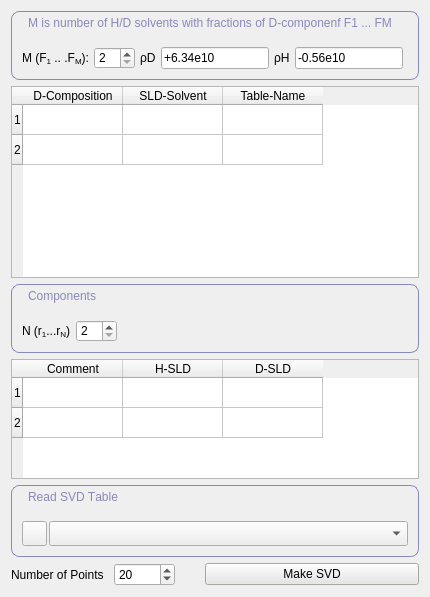
     <widget class="QWidget" name="tabWidget20Page1">
      <attribute name="title">
       <string/>
      </attribute>
      <layout class="QVBoxLayout" name="verticalLayout">
       <item>
        <widget class="QGroupBox" name="buttonGroupHD">
         <property name="sizePolicy">
          <sizepolicy hsizetype="Expanding" vsizetype="Fixed">
           <horstretch>0</horstretch>
           <verstretch>0</verstretch>
          </sizepolicy>
         </property>
         <property name="minimumSize">
          <size>
           <width>0</width>
           <height>0</height>
          </size>
         </property>
         <property name="maximumSize">
          <size>
           <width>16777215</width>
           <height>280</height>
          </size>
         </property>
         <property name="font">
          <font>
           <weight>50</weight>
           <bold>false</bold>
           <underline>false</underline>
           <stylestrategy>PreferDefault</stylestrategy>
           <kerning>false</kerning>
          </font>
         </property>
         <property name="autoFillBackground">
          <bool>false</bool>
         </property>
         <property name="styleSheet">
          <string notr="true"> QGroupBox::title { 
    color: rgb(137, 137, 183);
    background-color: transparent;
     subcontrol-position: top left; /* position at the top left*/ 
     padding:5 15px;
 } 
QGroupBox {border: 1px solid rgb(137, 137, 183); border-radius: 8px;}</string>
         </property>
         <property name="inputMethodHints">
          <set>Qt::ImhNone</set>
         </property>
         <property name="title">
          <string>M is number of H/D solvents with fractions of D-componenf F1 ... FM</string>
         </property>
         <property name="flat">
          <bool>true</bool>
         </property>
         <property name="checkable">
          <bool>false</bool>
         </property>
         <property name="checked">
          <bool>false</bool>
         </property>
         <layout class="QHBoxLayout" name="horizontalLayout_18">
          <property name="spacing">
           <number>5</number>
          </property>
          <property name="leftMargin">
           <number>10</number>
          </property>
          <property name="topMargin">
           <number>35</number>
          </property>
          <property name="rightMargin">
           <number>10</number>
          </property>
          <property name="bottomMargin">
           <number>10</number>
          </property>
          <item>
           <widget class="QLabel" name="textLabelM">
            <property name="sizePolicy">
             <sizepolicy hsizetype="Fixed" vsizetype="Preferred">
              <horstretch>0</horstretch>
              <verstretch>0</verstretch>
             </sizepolicy>
            </property>
            <property name="text">
             <string>&lt;html&gt;&lt;head/&gt;&lt;body&gt;&lt;p&gt;M (&lt;span style=&quot; font-family:'Symbol';&quot;&gt;F&lt;/span&gt;&lt;span style=&quot; font-family:'Symbol'; vertical-align:sub;&quot;&gt;1&lt;/span&gt;&lt;span style=&quot; font-family:'Symbol';&quot;&gt; .. .F&lt;/span&gt;&lt;span style=&quot; font-family:'Symbol'; vertical-align:sub;&quot;&gt;M&lt;/span&gt;):&lt;/p&gt;&lt;/body&gt;&lt;/html&gt;</string>
            </property>
            <property name="wordWrap">
             <bool>false</bool>
            </property>
           </widget>
          </item>
          <item>
           <widget class="QSpinBox" name="spinBoxMsvd">
            <property name="toolTip">
             <string>Number of H/D compositions</string>
            </property>
            <property name="minimum">
             <number>2</number>
            </property>
            <property name="maximum">
             <number>20</number>
            </property>
            <property name="value">
             <number>2</number>
            </property>
           </widget>
          </item>
          <item>
           <widget class="QLabel" name="textLabelRhoD">
            <property name="sizePolicy">
             <sizepolicy hsizetype="Fixed" vsizetype="Preferred">
              <horstretch>0</horstretch>
              <verstretch>0</verstretch>
             </sizepolicy>
            </property>
            <property name="text">
             <string>ρD</string>
            </property>
            <property name="wordWrap">
             <bool>false</bool>
            </property>
           </widget>
          </item>
          <item>
           <widget class="QLineEdit" name="lineEditRhoD">
            <property name="toolTip">
             <string>SLD of Deuterated Solvent</string>
            </property>
            <property name="text">
             <string>+6.34e10</string>
            </property>
           </widget>
          </item>
          <item>
           <widget class="QLabel" name="textLabelRhoH">
            <property name="sizePolicy">
             <sizepolicy hsizetype="Fixed" vsizetype="Preferred">
              <horstretch>0</horstretch>
              <verstretch>0</verstretch>
             </sizepolicy>
            </property>
            <property name="text">
             <string>ρH</string>
            </property>
            <property name="wordWrap">
             <bool>false</bool>
            </property>
           </widget>
          </item>
          <item>
           <widget class="QLineEdit" name="lineEditRhoH">
            <property name="toolTip">
             <string>SLD of Protonated Solvent</string>
            </property>
            <property name="text">
             <string>-0.56e10</string>
            </property>
           </widget>
          </item>
          <item>
           <spacer name="spacerHD">
            <property name="orientation">
             <enum>Qt::Horizontal</enum>
            </property>
            <property name="sizeType">
             <enum>QSizePolicy::Expanding</enum>
            </property>
            <property name="sizeHint" stdset="0">
             <size>
              <width>5</width>
              <height>1</height>
             </size>
            </property>
           </spacer>
          </item>
         </layout>
        </widget>
       </item>
       <item>
        <widget class="QTableWidget" name="tableMsvd">
         <property name="sizePolicy">
          <sizepolicy hsizetype="Expanding" vsizetype="Expanding">
           <horstretch>0</horstretch>
           <verstretch>0</verstretch>
          </sizepolicy>
         </property>
         <row>
          <property name="text">
           <string>1</string>
          </property>
         </row>
         <row>
          <property name="text">
           <string>2</string>
          </property>
         </row>
         <column>
          <property name="text">
           <string>D-Composition</string>
          </property>
         </column>
         <column>
          <property name="text">
           <string>SLD-Solvent</string>
          </property>
         </column>
         <column>
          <property name="text">
           <string>Table-Name</string>
          </property>
         </column>
        </widget>
       </item>
       <item>
        <widget class="QGroupBox" name="buttonGroupSLDcomponent">
         <property name="sizePolicy">
          <sizepolicy hsizetype="Expanding" vsizetype="Minimum">
           <horstretch>0</horstretch>
           <verstretch>0</verstretch>
          </sizepolicy>
         </property>
         <property name="minimumSize">
          <size>
           <width>0</width>
           <height>0</height>
          </size>
         </property>
         <property name="maximumSize">
          <size>
           <width>16777215</width>
           <height>350</height>
          </size>
         </property>
         <property name="font">
          <font>
           <weight>50</weight>
           <bold>false</bold>
           <underline>false</underline>
           <stylestrategy>PreferDefault</stylestrategy>
           <kerning>false</kerning>
          </font>
         </property>
         <property name="autoFillBackground">
          <bool>false</bool>
         </property>
         <property name="styleSheet">
          <string notr="true"> QGroupBox::title { 
color: rgb(137, 137, 183);
    background-color: transparent;
     subcontrol-position: top left; /* position at the top left*/ 
     padding:5 15px;
 } 
QGroupBox {border: 1px solid rgb(137, 137, 183); border-radius: 8px;}</string>
         </property>
         <property name="inputMethodHints">
          <set>Qt::ImhNone</set>
         </property>
         <property name="title">
          <string>Components</string>
         </property>
         <property name="flat">
          <bool>true</bool>
         </property>
         <property name="checkable">
          <bool>false</bool>
         </property>
         <property name="checked">
          <bool>false</bool>
         </property>
         <layout class="QHBoxLayout" name="horizontalLayout_19">
          <property name="spacing">
           <number>5</number>
          </property>
          <property name="leftMargin">
           <number>10</number>
          </property>
          <property name="topMargin">
           <number>35</number>
          </property>
          <property name="rightMargin">
           <number>10</number>
          </property>
          <property name="bottomMargin">
           <number>10</number>
          </property>
          <item>
           <widget class="QLabel" name="textLabelN">
            <property name="text">
             <string>&lt;html&gt;&lt;head/&gt;&lt;body&gt;&lt;p&gt;N (&lt;span style=&quot; font-family:'Symbol';&quot;&gt;r&lt;/span&gt;&lt;span style=&quot; font-family:'Symbol'; vertical-align:sub;&quot;&gt;1&lt;/span&gt;&lt;span style=&quot; font-family:'Symbol';&quot;&gt;...r&lt;/span&gt;&lt;span style=&quot; font-family:'Symbol'; vertical-align:sub;&quot;&gt;N&lt;/span&gt;)&lt;/p&gt;&lt;/body&gt;&lt;/html&gt;</string>
            </property>
            <property name="wordWrap">
             <bool>false</bool>
            </property>
           </widget>
          </item>
          <item>
           <widget class="QSpinBox" name="spinBoxNsvd">
            <property name="minimum">
             <number>2</number>
            </property>
            <property name="maximum">
             <number>10</number>
            </property>
            <property name="value">
             <number>2</number>
            </property>
           </widget>
          </item>
          <item>
           <spacer name="spacer18">
            <property name="orientation">
             <enum>Qt::Horizontal</enum>
            </property>
            <property name="sizeType">
             <enum>QSizePolicy::Expanding</enum>
            </property>
            <property name="sizeHint" stdset="0">
             <size>
              <width>5</width>
              <height>5</height>
             </size>
            </property>
           </spacer>
          </item>
         </layout>
        </widget>
       </item>
       <item>
        <widget class="QTableWidget" name="tableNsvd">
         <property name="sizePolicy">
          <sizepolicy hsizetype="Expanding" vsizetype="Fixed">
           <horstretch>0</horstretch>
           <verstretch>0</verstretch>
          </sizepolicy>
         </property>
         <property name="maximumSize">
          <size>
           <width>16777215</width>
           <height>120</height>
          </size>
         </property>
         <row>
          <property name="text">
           <string>1</string>
          </property>
         </row>
         <row>
          <property name="text">
           <string>2</string>
          </property>
         </row>
         <column>
          <property name="text">
           <string>Comment</string>
          </property>
         </column>
         <column>
          <property name="text">
           <string>H-SLD</string>
          </property>
         </column>
         <column>
          <property name="text">
           <string>D-SLD</string>
          </property>
         </column>
        </widget>
       </item>
       <item>
        <widget class="QGroupBox" name="buttonGroupActiveMask">
         <property name="sizePolicy">
          <sizepolicy hsizetype="Expanding" vsizetype="Fixed">
           <horstretch>0</horstretch>
           <verstretch>0</verstretch>
          </sizepolicy>
         </property>
         <property name="minimumSize">
          <size>
           <width>0</width>
           <height>0</height>
          </size>
         </property>
         <property name="maximumSize">
          <size>
           <width>16777215</width>
           <height>280</height>
          </size>
         </property>
         <property name="font">
          <font>
           <weight>50</weight>
           <bold>false</bold>
           <underline>false</underline>
           <stylestrategy>PreferDefault</stylestrategy>
           <kerning>false</kerning>
          </font>
         </property>
         <property name="autoFillBackground">
          <bool>false</bool>
         </property>
         <property name="styleSheet">
          <string notr="true"> QGroupBox::title { 
    color: rgb(137, 137, 183);
    background-color: transparent;
     subcontrol-position: top left; /* position at the top left*/ 
     padding:5 15px;
 } 
QGroupBox {border: 1px solid rgb(137, 137, 183); border-radius: 8px;}</string>
         </property>
         <property name="inputMethodHints">
          <set>Qt::ImhNone</set>
         </property>
         <property name="title">
          <string>Read SVD Table</string>
         </property>
         <property name="flat">
          <bool>true</bool>
         </property>
         <property name="checkable">
          <bool>false</bool>
         </property>
         <property name="checked">
          <bool>false</bool>
         </property>
         <layout class="QHBoxLayout" name="horizontalLayout_17">
          <property name="spacing">
           <number>2</number>
          </property>
          <property name="leftMargin">
           <number>10</number>
          </property>
          <property name="topMargin">
           <number>35</number>
          </property>
          <property name="rightMargin">
           <number>10</number>
          </property>
          <property name="bottomMargin">
           <number>10</number>
          </property>
          <item>
           <widget class="QToolButton" name="pushButtonUpdate">
            <property name="sizePolicy">
             <sizepolicy hsizetype="Fixed" vsizetype="Fixed">
              <horstretch>0</horstretch>
              <verstretch>0</verstretch>
             </sizepolicy>
            </property>
            <property name="minimumSize">
             <size>
              <width>25</width>
              <height>25</height>
             </size>
            </property>
            <property name="maximumSize">
             <size>
              <width>25</width>
              <height>25</height>
             </size>
            </property>
            <property name="toolTip">
             <string>Save the active matrix in the Output Folder (see Options-Data::Input and

Output Folders)</string>
            </property>
            <property name="whatsThis">
             <string>Save the active matrix in the Output Folder (see Options-Data::Input and

Output Folders)</string>
            </property>
            <property name="text">
             <string/>
            </property>
            <property name="icon">
             <iconset resource="../../icons/icons/icons.qrc">
              <normaloff>:/sans-refresh.png</normaloff>:/sans-refresh.png</iconset>
            </property>
           </widget>
          </item>
          <item>
           <widget class="QComboBox" name="comboBoxSVDtables">
            <property name="enabled">
             <bool>true</bool>
            </property>
            <property name="sizePolicy">
             <sizepolicy hsizetype="Expanding" vsizetype="Fixed">
              <horstretch>0</horstretch>
              <verstretch>0</verstretch>
             </sizepolicy>
            </property>
            <property name="minimumSize">
             <size>
              <width>150</width>
              <height>25</height>
             </size>
            </property>
            <property name="maximumSize">
             <size>
              <width>32767</width>
              <height>27</height>
             </size>
            </property>
            <property name="toolTip">
             <string>Current Mask</string>
            </property>
            <property name="whatsThis">
             <string>Current Mask</string>
            </property>
           </widget>
          </item>
         </layout>
        </widget>
       </item>
       <item>
        <layout class="QHBoxLayout" name="horizontalLayout">
         <property name="spacing">
          <number>10</number>
         </property>
         <item>
          <widget class="QLabel" name="textLabel1_2">
           <property name="text">
            <string>Number of Points</string>
           </property>
           <property name="wordWrap">
            <bool>false</bool>
           </property>
          </widget>
         </item>
         <item>
          <widget class="QSpinBox" name="spinBoxKsvd">
           <property name="toolTip">
            <string>Number of H/D compositions</string>
           </property>
           <property name="minimum">
            <number>1</number>
           </property>
           <property name="maximum">
            <number>10000</number>
           </property>
           <property name="value">
            <number>20</number>
           </property>
          </widget>
         </item>
         <item>
          <spacer name="spacer12_3">
           <property name="orientation">
            <enum>Qt::Horizontal</enum>
           </property>
           <property name="sizeType">
            <enum>QSizePolicy::Fixed</enum>
           </property>
           <property name="sizeHint" stdset="0">
            <size>
             <width>20</width>
             <height>5</height>
            </size>
           </property>
          </spacer>
         </item>
         <item>
          <widget class="QPushButton" name="pushButtonSVD1dataTransfer">
           <property name="enabled">
            <bool>true</bool>
           </property>
           <property name="sizePolicy">
            <sizepolicy hsizetype="Expanding" vsizetype="Fixed">
             <horstretch>0</horstretch>
             <verstretch>0</verstretch>
            </sizepolicy>
           </property>
           <property name="palette">
            <palette>
             <active>
              <colorrole role="WindowText">
               <brush brushstyle="SolidPattern">
                <color alpha="255">
                 <red>0</red>
                 <green>0</green>
                 <blue>0</blue>
                </color>
               </brush>
              </colorrole>
              <colorrole role="Button">
               <brush brushstyle="SolidPattern">
                <color alpha="255">
                 <red>230</red>
                 <green>230</green>
                 <blue>230</blue>
                </color>
               </brush>
              </colorrole>
              <colorrole role="Light">
               <brush brushstyle="SolidPattern">
                <color alpha="255">
                 <red>250</red>
                 <green>250</green>
                 <blue>250</blue>
                </color>
               </brush>
              </colorrole>
              <colorrole role="Midlight">
               <brush brushstyle="SolidPattern">
                <color alpha="255">
                 <red>253</red>
                 <green>253</green>
                 <blue>253</blue>
                </color>
               </brush>
              </colorrole>
              <colorrole role="Dark">
               <brush brushstyle="SolidPattern">
                <color alpha="255">
                 <red>143</red>
                 <green>143</green>
                 <blue>143</blue>
                </color>
               </brush>
              </colorrole>
              <colorrole role="Mid">
               <brush brushstyle="SolidPattern">
                <color alpha="255">
                 <red>191</red>
                 <green>191</green>
                 <blue>191</blue>
                </color>
               </brush>
              </colorrole>
              <colorrole role="Text">
               <brush brushstyle="SolidPattern">
                <color alpha="255">
                 <red>0</red>
                 <green>0</green>
                 <blue>0</blue>
                </color>
               </brush>
              </colorrole>
              <colorrole role="BrightText">
               <brush brushstyle="SolidPattern">
                <color alpha="255">
                 <red>250</red>
                 <green>250</green>
                 <blue>250</blue>
                </color>
               </brush>
              </colorrole>
              <colorrole role="ButtonText">
               <brush brushstyle="SolidPattern">
                <color alpha="255">
                 <red>0</red>
                 <green>0</green>
                 <blue>0</blue>
                </color>
               </brush>
              </colorrole>
              <colorrole role="Base">
               <brush brushstyle="SolidPattern">
                <color alpha="255">
                 <red>255</red>
                 <green>255</green>
                 <blue>255</blue>
                </color>
               </brush>
              </colorrole>
              <colorrole role="Window">
               <brush brushstyle="SolidPattern">
                <color alpha="255">
                 <red>236</red>
                 <green>233</green>
                 <blue>216</blue>
                </color>
               </brush>
              </colorrole>
              <colorrole role="Shadow">
               <brush brushstyle="SolidPattern">
                <color alpha="255">
                 <red>0</red>
                 <green>0</green>
                 <blue>0</blue>
                </color>
               </brush>
              </colorrole>
              <colorrole role="Highlight">
               <brush brushstyle="SolidPattern">
                <color alpha="255">
                 <red>76</red>
                 <green>89</green>
                 <blue>166</blue>
                </color>
               </brush>
              </colorrole>
              <colorrole role="HighlightedText">
               <brush brushstyle="SolidPattern">
                <color alpha="255">
                 <red>255</red>
                 <green>255</green>
                 <blue>255</blue>
                </color>
               </brush>
              </colorrole>
              <colorrole role="Link">
               <brush brushstyle="SolidPattern">
                <color alpha="255">
                 <red>0</red>
                 <green>0</green>
                 <blue>192</blue>
                </color>
               </brush>
              </colorrole>
              <colorrole role="LinkVisited">
               <brush brushstyle="SolidPattern">
                <color alpha="255">
                 <red>128</red>
                 <green>0</green>
                 <blue>128</blue>
                </color>
               </brush>
              </colorrole>
             </active>
             <inactive>
              <colorrole role="WindowText">
               <brush brushstyle="SolidPattern">
                <color alpha="255">
                 <red>0</red>
                 <green>0</green>
                 <blue>0</blue>
                </color>
               </brush>
              </colorrole>
              <colorrole role="Button">
               <brush brushstyle="SolidPattern">
                <color alpha="255">
                 <red>230</red>
                 <green>230</green>
                 <blue>230</blue>
                </color>
               </brush>
              </colorrole>
              <colorrole role="Light">
               <brush brushstyle="SolidPattern">
                <color alpha="255">
                 <red>250</red>
                 <green>250</green>
                 <blue>250</blue>
                </color>
               </brush>
              </colorrole>
              <colorrole role="Midlight">
               <brush brushstyle="SolidPattern">
                <color alpha="255">
                 <red>253</red>
                 <green>253</green>
                 <blue>253</blue>
                </color>
               </brush>
              </colorrole>
              <colorrole role="Dark">
               <brush brushstyle="SolidPattern">
                <color alpha="255">
                 <red>143</red>
                 <green>143</green>
                 <blue>143</blue>
                </color>
               </brush>
              </colorrole>
              <colorrole role="Mid">
               <brush brushstyle="SolidPattern">
                <color alpha="255">
                 <red>191</red>
                 <green>191</green>
                 <blue>191</blue>
                </color>
               </brush>
              </colorrole>
              <colorrole role="Text">
               <brush brushstyle="SolidPattern">
                <color alpha="255">
                 <red>0</red>
                 <green>0</green>
                 <blue>0</blue>
                </color>
               </brush>
              </colorrole>
              <colorrole role="BrightText">
               <brush brushstyle="SolidPattern">
                <color alpha="255">
                 <red>250</red>
                 <green>250</green>
                 <blue>250</blue>
                </color>
               </brush>
              </colorrole>
              <colorrole role="ButtonText">
               <brush brushstyle="SolidPattern">
                <color alpha="255">
                 <red>0</red>
                 <green>0</green>
                 <blue>0</blue>
                </color>
               </brush>
              </colorrole>
              <colorrole role="Base">
               <brush brushstyle="SolidPattern">
                <color alpha="255">
                 <red>255</red>
                 <green>255</green>
                 <blue>255</blue>
                </color>
               </brush>
              </colorrole>
              <colorrole role="Window">
               <brush brushstyle="SolidPattern">
                <color alpha="255">
                 <red>236</red>
                 <green>233</green>
                 <blue>216</blue>
                </color>
               </brush>
              </colorrole>
              <colorrole role="Shadow">
               <brush brushstyle="SolidPattern">
                <color alpha="255">
                 <red>0</red>
                 <green>0</green>
                 <blue>0</blue>
                </color>
               </brush>
              </colorrole>
              <colorrole role="Highlight">
               <brush brushstyle="SolidPattern">
                <color alpha="255">
                 <red>76</red>
                 <green>89</green>
                 <blue>166</blue>
                </color>
               </brush>
              </colorrole>
              <colorrole role="HighlightedText">
               <brush brushstyle="SolidPattern">
                <color alpha="255">
                 <red>255</red>
                 <green>255</green>
                 <blue>255</blue>
                </color>
               </brush>
              </colorrole>
              <colorrole role="Link">
               <brush brushstyle="SolidPattern">
                <color alpha="255">
                 <red>0</red>
                 <green>0</green>
                 <blue>192</blue>
                </color>
               </brush>
              </colorrole>
              <colorrole role="LinkVisited">
               <brush brushstyle="SolidPattern">
                <color alpha="255">
                 <red>128</red>
                 <green>0</green>
                 <blue>128</blue>
                </color>
               </brush>
              </colorrole>
             </inactive>
             <disabled>
              <colorrole role="WindowText">
               <brush brushstyle="SolidPattern">
                <color alpha="255">
                 <red>128</red>
                 <green>128</green>
                 <blue>128</blue>
                </color>
               </brush>
              </colorrole>
              <colorrole role="Button">
               <brush brushstyle="SolidPattern">
                <color alpha="255">
                 <red>230</red>
                 <green>230</green>
                 <blue>230</blue>
                </color>
               </brush>
              </colorrole>
              <colorrole role="Light">
               <brush brushstyle="SolidPattern">
                <color alpha="255">
                 <red>250</red>
                 <green>250</green>
                 <blue>250</blue>
                </color>
               </brush>
              </colorrole>
              <colorrole role="Midlight">
               <brush brushstyle="SolidPattern">
                <color alpha="255">
                 <red>253</red>
                 <green>253</green>
                 <blue>253</blue>
                </color>
               </brush>
              </colorrole>
              <colorrole role="Dark">
               <brush brushstyle="SolidPattern">
                <color alpha="255">
                 <red>143</red>
                 <green>143</green>
                 <blue>143</blue>
                </color>
               </brush>
              </colorrole>
              <colorrole role="Mid">
               <brush brushstyle="SolidPattern">
                <color alpha="255">
                 <red>191</red>
                 <green>191</green>
                 <blue>191</blue>
                </color>
               </brush>
              </colorrole>
              <colorrole role="Text">
               <brush brushstyle="SolidPattern">
                <color alpha="255">
                 <red>191</red>
                 <green>191</green>
                 <blue>191</blue>
                </color>
               </brush>
              </colorrole>
              <colorrole role="BrightText">
               <brush brushstyle="SolidPattern">
                <color alpha="255">
                 <red>250</red>
                 <green>250</green>
                 <blue>250</blue>
                </color>
               </brush>
              </colorrole>
              <colorrole role="ButtonText">
               <brush brushstyle="SolidPattern">
                <color alpha="255">
                 <red>128</red>
                 <green>128</green>
                 <blue>128</blue>
                </color>
               </brush>
              </colorrole>
              <colorrole role="Base">
               <brush brushstyle="SolidPattern">
                <color alpha="255">
                 <red>255</red>
                 <green>255</green>
                 <blue>255</blue>
                </color>
               </brush>
              </colorrole>
              <colorrole role="Window">
               <brush brushstyle="SolidPattern">
                <color alpha="255">
                 <red>236</red>
                 <green>233</green>
                 <blue>216</blue>
                </color>
               </brush>
              </colorrole>
              <colorrole role="Shadow">
               <brush brushstyle="SolidPattern">
                <color alpha="255">
                 <red>0</red>
                 <green>0</green>
                 <blue>0</blue>
                </color>
               </brush>
              </colorrole>
              <colorrole role="Highlight">
               <brush brushstyle="SolidPattern">
                <color alpha="255">
                 <red>63</red>
                 <green>75</green>
                 <blue>138</blue>
                </color>
               </brush>
              </colorrole>
              <colorrole role="HighlightedText">
               <brush brushstyle="SolidPattern">
                <color alpha="255">
                 <red>255</red>
                 <green>255</green>
                 <blue>255</blue>
                </color>
               </brush>
              </colorrole>
              <colorrole role="Link">
               <brush brushstyle="SolidPattern">
                <color alpha="255">
                 <red>0</red>
                 <green>0</green>
                 <blue>192</blue>
                </color>
               </brush>
              </colorrole>
              <colorrole role="LinkVisited">
               <brush brushstyle="SolidPattern">
                <color alpha="255">
                 <red>128</red>
                 <green>0</green>
                 <blue>128</blue>
                </color>
               </brush>
              </colorrole>
             </disabled>
            </palette>
           </property>
           <property name="text">
            <string>Make SVD</string>
           </property>
          </widget>
         </item>
        </layout>
       </item>
      </layout>
     </widget>
